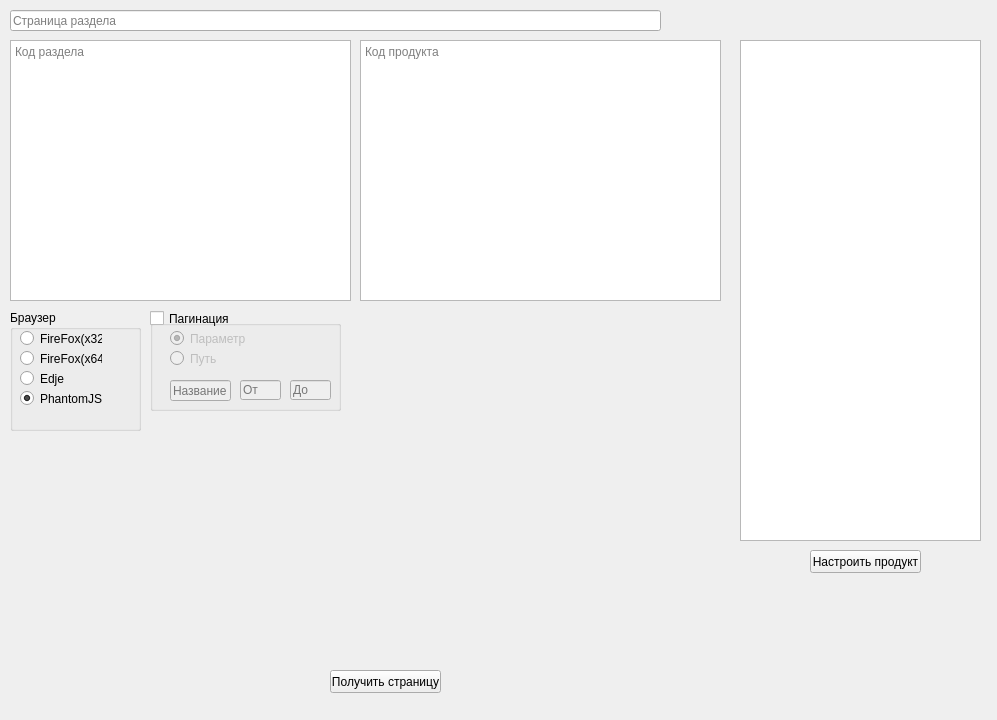
<?xml version="1.0" encoding="UTF-8"?>
<ui version="4.0">
 <class>MainWindow</class>
 <widget class="QMainWindow" name="MainWindow">
  <property name="geometry">
   <rect>
    <x>0</x>
    <y>0</y>
    <width>997</width>
    <height>720</height>
   </rect>
  </property>
  <property name="windowTitle">
   <string>Универсальный парсер</string>
  </property>
  <widget class="QWidget" name="centralwidget">
   <widget class="QLineEdit" name="section_url">
    <property name="geometry">
     <rect>
      <x>10</x>
      <y>10</y>
      <width>651</width>
      <height>21</height>
     </rect>
    </property>
    <property name="placeholderText">
     <string>Страница раздела</string>
    </property>
   </widget>
   <widget class="QPushButton" name="get_html_button">
    <property name="enabled">
     <bool>true</bool>
    </property>
    <property name="geometry">
     <rect>
      <x>330</x>
      <y>670</y>
      <width>111</width>
      <height>23</height>
     </rect>
    </property>
    <property name="text">
     <string>Получить страницу</string>
    </property>
   </widget>
   <widget class="QPlainTextEdit" name="section_tag">
    <property name="geometry">
     <rect>
      <x>10</x>
      <y>40</y>
      <width>341</width>
      <height>261</height>
     </rect>
    </property>
    <property name="placeholderText">
     <string>Код раздела</string>
    </property>
   </widget>
   <widget class="QPlainTextEdit" name="product_tag">
    <property name="geometry">
     <rect>
      <x>360</x>
      <y>40</y>
      <width>361</width>
      <height>261</height>
     </rect>
    </property>
    <property name="placeholderText">
     <string>Код продукта</string>
    </property>
   </widget>
   <widget class="QGroupBox" name="groupBox_browser">
    <property name="geometry">
     <rect>
      <x>10</x>
      <y>310</y>
      <width>131</width>
      <height>121</height>
     </rect>
    </property>
    <property name="title">
     <string>Браузер</string>
    </property>
    <widget class="QRadioButton" name="radio_firefox32">
     <property name="geometry">
      <rect>
       <x>10</x>
       <y>20</y>
       <width>82</width>
       <height>17</height>
      </rect>
     </property>
     <property name="text">
      <string>FireFox(x32)</string>
     </property>
    </widget>
    <widget class="QRadioButton" name="radio_firefox64">
     <property name="geometry">
      <rect>
       <x>10</x>
       <y>40</y>
       <width>82</width>
       <height>17</height>
      </rect>
     </property>
     <property name="text">
      <string>FireFox(x64)</string>
     </property>
    </widget>
    <widget class="QRadioButton" name="radio_edge">
     <property name="geometry">
      <rect>
       <x>10</x>
       <y>60</y>
       <width>82</width>
       <height>17</height>
      </rect>
     </property>
     <property name="text">
      <string>Edje</string>
     </property>
    </widget>
    <widget class="QRadioButton" name="radio_phantomJS">
     <property name="geometry">
      <rect>
       <x>10</x>
       <y>80</y>
       <width>82</width>
       <height>17</height>
      </rect>
     </property>
     <property name="text">
      <string>PhantomJS</string>
     </property>
     <property name="checked">
      <bool>true</bool>
     </property>
    </widget>
   </widget>
   <widget class="QPlainTextEdit" name="url_product_list">
    <property name="geometry">
     <rect>
      <x>740</x>
      <y>40</y>
      <width>241</width>
      <height>501</height>
     </rect>
    </property>
    <property name="horizontalScrollBarPolicy">
     <enum>Qt::ScrollBarAsNeeded</enum>
    </property>
    <property name="plainText">
     <string/>
    </property>
   </widget>
   <widget class="QGroupBox" name="groupBox_pag">
    <property name="enabled">
     <bool>false</bool>
    </property>
    <property name="geometry">
     <rect>
      <x>150</x>
      <y>320</y>
      <width>191</width>
      <height>91</height>
     </rect>
    </property>
    <property name="title">
     <string/>
    </property>
    <widget class="QLineEdit" name="pag_name">
     <property name="geometry">
      <rect>
       <x>20</x>
       <y>60</y>
       <width>61</width>
       <height>21</height>
      </rect>
     </property>
     <property name="readOnly">
      <bool>false</bool>
     </property>
     <property name="placeholderText">
      <string>Название</string>
     </property>
    </widget>
    <widget class="QLineEdit" name="pag_from">
     <property name="geometry">
      <rect>
       <x>90</x>
       <y>60</y>
       <width>41</width>
       <height>20</height>
      </rect>
     </property>
     <property name="readOnly">
      <bool>false</bool>
     </property>
     <property name="placeholderText">
      <string>От</string>
     </property>
    </widget>
    <widget class="QLineEdit" name="pag_to">
     <property name="geometry">
      <rect>
       <x>140</x>
       <y>60</y>
       <width>41</width>
       <height>20</height>
      </rect>
     </property>
     <property name="readOnly">
      <bool>false</bool>
     </property>
     <property name="placeholderText">
      <string>До</string>
     </property>
    </widget>
    <widget class="QRadioButton" name="radio_pag_type_parameter">
     <property name="geometry">
      <rect>
       <x>20</x>
       <y>10</y>
       <width>82</width>
       <height>17</height>
      </rect>
     </property>
     <property name="text">
      <string>Параметр</string>
     </property>
     <property name="checked">
      <bool>true</bool>
     </property>
    </widget>
    <widget class="QRadioButton" name="radio_pag_type_path">
     <property name="geometry">
      <rect>
       <x>20</x>
       <y>30</y>
       <width>82</width>
       <height>17</height>
      </rect>
     </property>
     <property name="text">
      <string>Путь</string>
     </property>
    </widget>
   </widget>
   <widget class="QCheckBox" name="check_is_pag">
    <property name="geometry">
     <rect>
      <x>150</x>
      <y>310</y>
      <width>81</width>
      <height>17</height>
     </rect>
    </property>
    <property name="text">
     <string>Пагинация</string>
    </property>
   </widget>
   <widget class="QPushButton" name="open_product_form">
    <property name="geometry">
     <rect>
      <x>810</x>
      <y>550</y>
      <width>111</width>
      <height>23</height>
     </rect>
    </property>
    <property name="text">
     <string>Настроить продукт</string>
    </property>
   </widget>
  </widget>
 </widget>
 <resources/>
 <connections/>
</ui>
